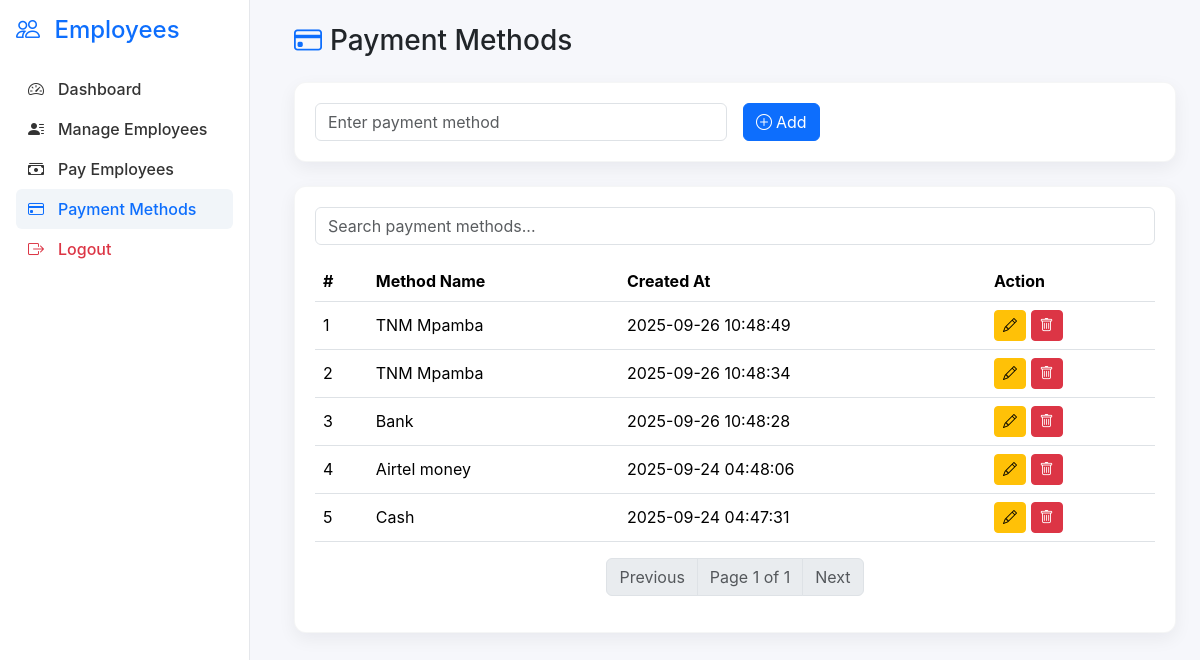
Page /goal_project_app/employees/payment_methods.php (signed in) on the committed database.
### tables this page shows
CREATE TABLE `payment_methods` (
  `id` int(11) NOT NULL,
  `name` varchar(50) NOT NULL,
  `details` text DEFAULT NULL,
  `created_at` timestamp NOT NULL DEFAULT current_timestamp()
);

### goal_project_app/employees/payment_methods.php (the view, shortened to what this page needs)
<?php
require_once "../config/db.php";
$limit = 5;
$page = isset($_GET['page']) && is_numeric($_GET['page']) ? max(1,(int)$_GET['page']) : 1;
$offset = ($page - 1) * $limit;
$totalMethods = (int)$pdo->query("SELECT COUNT(*) FROM payment_methods")->fetchColumn();
$totalPages = $totalMethods > 0 ? ceil($totalMethods / $limit) : 1;
$methodsStmt = $pdo->prepare("SELECT * FROM payment_methods ORDER BY created_at DESC LIMIT :limit OFFSET :offset");
$methodsStmt->bindValue(':limit', $limit, PDO::PARAM_INT);
$methodsStmt->bindValue(':offset', $offset, PDO::PARAM_INT);
$methodsStmt->execute();
$methods = $methodsStmt->fetchAll(PDO::FETCH_ASSOC);
$editMethod = null;
?>
<!DOCTYPE html>
<html lang="en">
<head>
<link href="https://cdn.jsdelivr.net/npm/bootstrap@5.3.2/dist/css/bootstrap.min.css" rel="stylesheet">
<link href="https://cdn.jsdelivr.net/npm/bootstrap-icons/font/bootstrap-icons.css" rel="stylesheet">
</head>
<body>
<aside class="sidebar d-flex flex-column">
  <h4><i class="bi bi-people me-2"></i> Employees</h4>
  <nav class="nav flex-column">
    <a class="nav-link" href="../index.php"><i class="bi bi-speedometer2 me-2"></i> Dashboard</a>
    <a class="nav-link" href="employees.php"><i class="bi bi-person-lines-fill me-2"></i> Manage Employees</a>
    <a class="nav-link" href="employee_payments.php"><i class="bi bi-cash-stack me-2"></i> Pay Employees</a>
    <a class="nav-link active" href="#"><i class="bi bi-credit-card me-2"></i> Payment Methods</a>
    <a class="nav-link text-danger mt-auto" href="../logout.php"><i class="bi bi-box-arrow-right me-2"></i> Logout</a>
  </nav>
</aside>
<main class="content">
  <h3 class="mb-4"><i class="bi bi-credit-card me-2 text-primary"></i>Payment Methods</h3>
  <div class="card-modern mb-4">
    <form method="POST" class="row g-3 align-items-center">
      <div class="col-md-6">
        <input type="text" name="method_name" class="form-control" placeholder="Enter payment method" value="<?= htmlspecialchars($editMethod['name'] ?? '') ?>" required>
      </div>
      <div class="col-auto">
        <button type="submit" class="btn btn-primary"><i class="bi bi-plus-circle me-1"></i><?= $editMethod ? 'Update' : 'Add' ?></button>
      </div>
    </form>
  </div>
  <div class="card-modern table-responsive">
    <div class="mb-3">
      <input id="searchInput" class="form-control" placeholder="Search payment methods...">
    </div>
    <table class="table table-hover align-middle" id="methodTable">
      <thead>
        <tr>
          <th>#</th>
          <th>Method Name</th>
          <th>Created At</th>
          <th>Action</th>
        </tr>
      </thead>
      <tbody>
        <?php foreach($methods as $idx => $m): ?>
        <tr>
          <td><?= $offset + $idx + 1 ?></td>
          <td><?= htmlspecialchars($m['name']) ?></td>
          <td><?= htmlspecialchars($m['created_at']) ?></td>
          <td>
            <a href="?edit=<?= $m['id'] ?>" class="btn btn-sm btn-warning"><i class="bi bi-pencil"></i></a>
            <a href="?delete=<?= $m['id'] ?>" class="btn btn-sm btn-danger" onclick="return confirm('Are you sure?');"><i class="bi bi-trash"></i></a>
          </td>
        </tr>
        <?php endforeach; ?>
      </tbody>
    </table>
    <nav class="mt-3">
      <ul class="pagination">
        <li class="page-item <?= ($page<=1)?'disabled':'' ?>">
          <a class="page-link" href="?page=<?= max(1,$page-1) ?>">Previous</a>
        </li>
        <li class="page-item disabled"><span class="page-link">Page <?= $page ?> of <?= $totalPages ?></span></li>
        <li class="page-item <?= ($page>=$totalPages)?'disabled':'' ?>">
          <a class="page-link" href="?page=<?= min($totalPages,$page+1) ?>">Next</a>
        </li>
      </ul>
    </nav>
  </div>
</main>
</body>
</html>

### goal_project_app/employees/payment_methods.php (style rules this page uses)
body { font-family:'Inter', sans-serif; background:#f6f7fb; }
.sidebar { width:250px; min-height:100vh; background:#fff; border-right:1px solid #e5e7eb; padding:1rem; position:fixed; top:0; left:0; }
.sidebar h4 { color:#0d6efd; margin-bottom:1.5rem; }
.sidebar .nav-link { color:#333; border-radius:6px; padding:.5rem .75rem; font-weight:500; display:flex; align-items:center; gap:6px; }
.sidebar .nav-link.active, .sidebar .nav-link:hover { color:#0d6efd; background:#f1f5f9; }
.content { margin-left:270px; padding:24px; }
.card-modern { background:#fff; border-radius:12px; box-shadow:0 6px 18px rgba(16,24,40,0.06); border:1px solid rgba(16,24,40,0.04); padding:20px; }
.table td, .table th { vertical-align: middle; }
.pagination { justify-content:center; }

### rows in the picture
payment_methods: idx "1", name "TNM Mpamba", created_at "2025-09-26 10:48:49"
payment_methods: idx "2", name "TNM Mpamba", created_at "2025-09-26 10:48:34"
payment_methods: idx "3", name "Bank", created_at "2025-09-26 10:48:28"
payment_methods: idx "4", name "Airtel money", created_at "2025-09-24 04:48:06"
payment_methods: idx "5", name "Cash", created_at "2025-09-24 04:47:31"

### other values in the picture
$page "1"
$totalPages "1"
